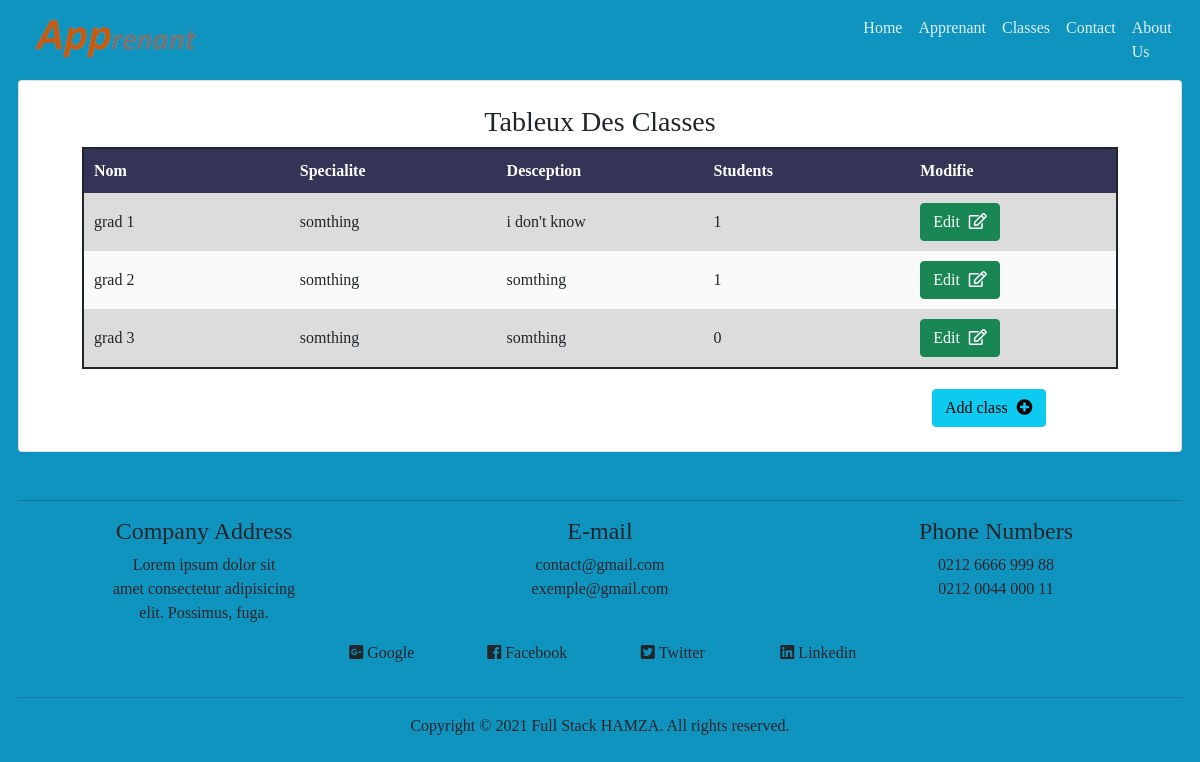
/code source/public/salle (signed in), run on the app's committed database.
### tables this page shows
CREATE TABLE `class` (
  `id` int(11) NOT NULL,
  `nom` varchar(60) NOT NULL,
  `specialite` varchar(60) NOT NULL,
  `desception` text NOT NULL,
  `id_user` int(11) NOT NULL,
  `date` datetime NOT NULL
);

### code source/app/controllers/salle.php (called while the page is built, shortened)
<?php
Class Salle extends Controller
{
	function index()
	{
		$data['page_title'] = "Salle";
		$add = $this->loadModel("classes");
		$data['salle'] = $add->selectClass();
		$stud = $this->loadModel("apprenant");
		$data['student'] = $stud->selectApprenant();
		$this->view("salle",$data);
	}
}

### code source/app/core/app.php (called while the page is built, shortened)
<?php
Class App
{
	private $method = "index";
	public function __construct()
	{
		$url = $this->splitURL();
 		if(file_exists("../app/controllers/". strtolower($url[0]) .".php"))
 		{
 			unset($url[0]);
 		}
 		$this->controller = new $this->controller;
 		$this->params = array_values($url);
 		call_user_func_array([$this->controller,$this->method], $this->params);
	}
	private function splitURL()
	{
		$url = isset($_GET['url']) ? $_GET['url'] : "login";
		return explode("/", filter_var(trim($url,"/"),FILTER_SANITIZE_URL));
	}}

### code source/public/index.php (called while the page is built, shortened)
<?php
$app = new App();

### code source/app/core/db.php (called while the page is built, shortened)
<?php
Class Database
{
	private function db_connect()
	{
		try{
			$string = DB_TYPE .":host=".DB_HOST.";dbname=".DB_NAME.";";
			return $db = new PDO($string,DB_USER,DB_PASS);
		}catch(PDOException $e){
			die($e->getMessage());
		}
	}
	public function read($query,$data = [])
	{
		$DB = $this->db_connect();
		$stm = $DB->prepare($query);
		if(count($data) == 0)
		{
			$stm = $DB->query($query);
			$check = 0;
			if($stm){
				$check = 1;
			}
		}else{
			$check = $stm->execute($data);
		}
		if($check)
		{
			$data = $stm->fetchAll(PDO::FETCH_OBJ);
			if(is_array($data) && count($data) > 0)
			{
				return $data;
			}
			return false;
		}else
		{
			return false;
		}
	}
}

### code source/app/models/classes.php (called while the page is built, shortened)
<?php
class Classes {
    function selectClass(){
		$DB = new Database();
		  $arr['id_user'] = $_SESSION['user_id'];
			$query = "select * from class  where id_user = :id_user ORDER BY nom ASC";
			$data = $DB->read($query,$arr);
			if(is_array($data))
		   {
			return $data;
		    }
			return false;
    }
}

### code source/app/views/salle.php (the view, shortened to what this page needs)
<?php $this->view("include/header",$data);?>
<div class="card  p-4" >
       <h3 class="text-center  ">Tableux Des Classes </h3>
       <div >
         <table>
           <thead>
             <tr>
               <th>Nom</th>
               <th>Specialite</th>
               <th>Desception</th>
               <th>Students</th>
               <th>Modifie</th>
             </tr>
           </thead>
           <tbody>
          <?php if(is_array($data['salle'])): ?>
          <?php foreach($data['salle'] as $row): ?>
            <?php $nom = $row->nom;?>
             <tr>
               <td><?=$nom ?></td>
               <td><?=$row->specialite?></td>
               <td><?=$row->desception?></td>
                <?php if(is_array($data['student'])): ?>
                <td><?= array_count_values(array_column($data['student'],'id_class'))[$nom] ?? 0 ?></td>
                <?php endif; ?>
               <td><form action="<?=ROOT?>salle_profile"  method="POST">
               <button  type="submit" name="profile" value="<?=$row->id?>" class="btn  btn-success btn-block">
               Edit <i style="margin-left: 5px;"  class="far fa-edit"></button></form></td>
             </tr>
          <?php endforeach; ?>
          <?php endif; ?>
         </tbody>
        </table>
       </div>
       <button type="submit" data-toggle="modal" data-target="#add-salle" class="btn add btn-info " >
         Add class <i  class="fas fa-plus-circle"></i></button>
</div>
<?php $this->view("include/footer",$data);?>

### code source/app/core/controller.php (shortened to what this page needs)
<?php
Class Controller
{
	protected function view($view,$data = [])
	{
		if(file_exists("../app/views/". $view .".php"))
 		{
 			include "../app/views/". $view .".php";
 		}else{
 			include "../app/views/404.php";
 		}
	}
}

### code source/app/views/include/header.php (shortened to what this page needs)
<!DOCTYPE html>
<html lang="en-US">
  <head>
    <link rel="stylesheet" href="https://cdnjs.cloudflare.com/ajax/libs/font-awesome/5.5.0/css/all.css">
    <link href="https://cdn.jsdelivr.net/npm/bootstrap@5.0.0-beta3/dist/css/bootstrap.min.css" rel="stylesheet">
    <link rel="stylesheet" href="<?=ASSETS?>css/main.css">
  </head>
  <body >
  <nav class="navbar navbar-expand-lg navbar-light ">
        <div class="container-fluid">
          <img  class="navbar-brand logo"  src="<?=ASSETS?>img/apprenant.png" alt="hellllll">
          <div class="collapse navbar-collapse" id="navbarTogglerDemo03">
            <ul class="navbar-nav col-md-4 list-unstyled ms-auto mb-lg-0">
            <?php if(isset($_SESSION['user_name'])): ?>
              <li class="nav-item">
                <a class="nav-link lin" href="<?=ROOT?>home" aria-current="page" >Home</a>
              </li>
              <li class="nav-item">
                <a class="nav-link lin" href="<?=ROOT?>apprenants">Apprenant</a>
              </li>
              <li class="nav-item">
                <a class="nav-link lin" href="<?=ROOT?>salle">Classes</a>
              </li>
              <li class="nav-item">
                <a class="nav-link lin" href="<?=ROOT?>contact">Contact</a>
              </li>
              <li class="nav-item">
                <a class="nav-link lin" href="<?=ROOT?>about">About Us</a>
              </li>
            <?php endif; ?>
            </ul>
          </div>
        </div>
      </nav>

### code source/app/views/include/footer.php (shortened to what this page needs)
<footer class=" mt-5">
<?php if(isset($_SESSION['user_name'])): ?>
<hr class="break margin-top-bottom-0" style="border-color: rgba(0, 0, 0, 0.80);">
     <section class="row text-center ">
              <div class="col-md">
                <h4 >Company Address</h4>
                <p >
                Lorem ipsum dolor sit<br>
                 amet consectetur adipisicing <br>
                 elit. Possimus, fuga.
                </p>
              </div>
              <div class="col-md">
                <h4 >E-mail</h4>
                <p >
                   contact@gmail.com<br>
                   exemple@gmail.com
                </p>
              </div>
              <div class="col-md">
                <h4 >Phone Numbers</h4>
                <p >
                   0212 6666 999 88<br>
                   0212 0044 000 11
                </p>
              </div>
        </section>
              <div class="row text-center w-50  m-auto">
              <p class="col"><i class="fab fa-google-plus-square"></i> Google</p>
                <p class="col"> <i class="fab fa-facebook"></i> Facebook</p>
                <p class="col"><i class="fab fa-twitter-square"> Twitter</i></p>
                <p class="col"><i class="fab fa-linkedin"></i> Linkedin</p>
          </div>
        <?php endif; ?>
        <hr class="break margin-top-bottom-0" style="border-color: rgba(0, 0, 0, 0.80);">
        <section class="padding  full-width">
          <div class="text-center mt-2">
            <p class="text-size-12">Copyright © 2021 Full Stack  HAMZA. All rights reserved.</p>
          </div>
        </section>
      </footer>
  </body>
</html>

### code source/public/assets/css/main.css (style rules this page uses)
* { margin: 0; padding: 0; box-sizing: border-box; }
body { background-color: #0F94C0; font-family: Cambria, Cochin, Georgia, Times, 'Times New Roman', serif; width: 97% !important; margin: auto; }
table { table-layout: fixed; width: 93%; margin: auto; border-collapse: collapse; border: 2px solid ; border-radius:6px ; }
td, th { padding: 10px; }
th { background-color: #202046e3; color: white; }
tr:nth-child(even) { background-color: #f8f7f79f; }
tr:nth-child(odd) { background-color: #cac9c9a2; }
.fas { margin-left: 5px !important; }
.add { margin: auto; margin-top: 20px; margin-right: 10%; }
.lin { color:#fffd !important; }
.logo { max-width: 180px ; }

### data on the page
class: nom "grad 1", specialite "somthing", desception "i don't know", nom "1", $row->id 22 (drawn)
class: nom "grad 2", specialite "somthing", desception "somthing", nom "1", $row->id 23 (drawn)
class: nom "grad 3", specialite "somthing", desception "somthing", nom "0", $row->id 24 (drawn)
